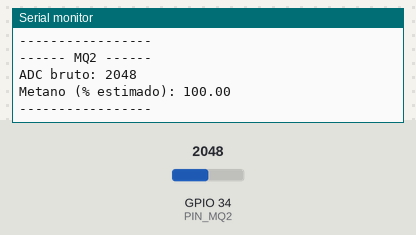
The sketch below on a simulated ESP32. Parts: the last lines printed to the serial monitor. The inputs (shaded band) are chosen by the test bench; at power-on: GPIO 34 (PIN_MQ2) = 2048 (analog values on the 0–4095 scale).

Above: at 3.2 s.
3.3 s: GPIO 34 (PIN_MQ2) set to 2866
At 4.6 s:
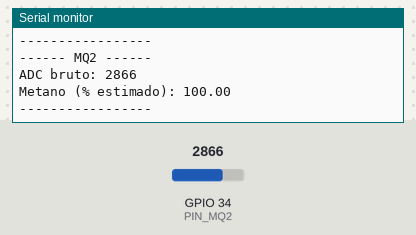
4.8 s: GPIO 34 (PIN_MQ2) set to 3603
At 5.8 s:
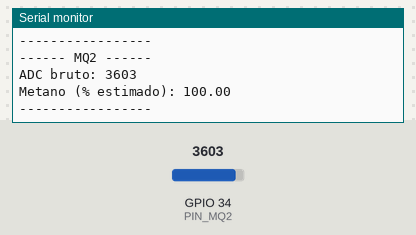
Timing chart, 0 to 7.8 s (numbered marks = the images above; inputs shaded):
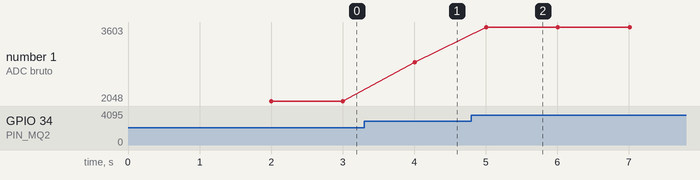

Measured:
- after the input at 3.3 s, the serial monitor: prints a new line after 0.71 s (image 1)
- after the input at 4.8 s, the serial monitor: prints a new line after 0.21 s (image 2)
- plotted number 1: 2048 → 2866 after the input at 3.3 s, 2866 → 3603 after the input at 4.8 s

The sketch:

3.MQ2.ino
```cpp
// ===============================================
// === SENSOR MQ-2 (METANO)
// ===============================================

// --- PINO ---
#define PIN_MQ2 34

// --- VARIÁVEIS ---
int raw_mq2 = 0;
float metano = 0.0f;

// --- FUNÇÃO DE CLASSIFICAÇÃO ---
float classifyMQ2(int raw)
{
    if (raw <= 150) return 10.0f;
    else if (raw <= 400) return 30.0f;
    else if (raw <= 700) return 50.0f;
    else return 100.0f;
}

void setup()
{
    Serial.begin(115200);
    delay(2000);

    Serial.println("Teste Sensor MQ2 iniciado");

    analogReadResolution(12); // ESP32 -> 0 a 4095
}

void loop()
{
    // leitura do sensor
    raw_mq2 = analogRead(PIN_MQ2);

    // classifica metano
    metano = classifyMQ2(raw_mq2);

    // ===== SERIAL =====
    Serial.println("------ MQ2 ------");

    Serial.print("ADC bruto: ");
    Serial.println(raw_mq2);

    Serial.print("Metano (% estimado): ");
    Serial.println(metano);

    Serial.println("-----------------\n");

    delay(1000);
}
```
